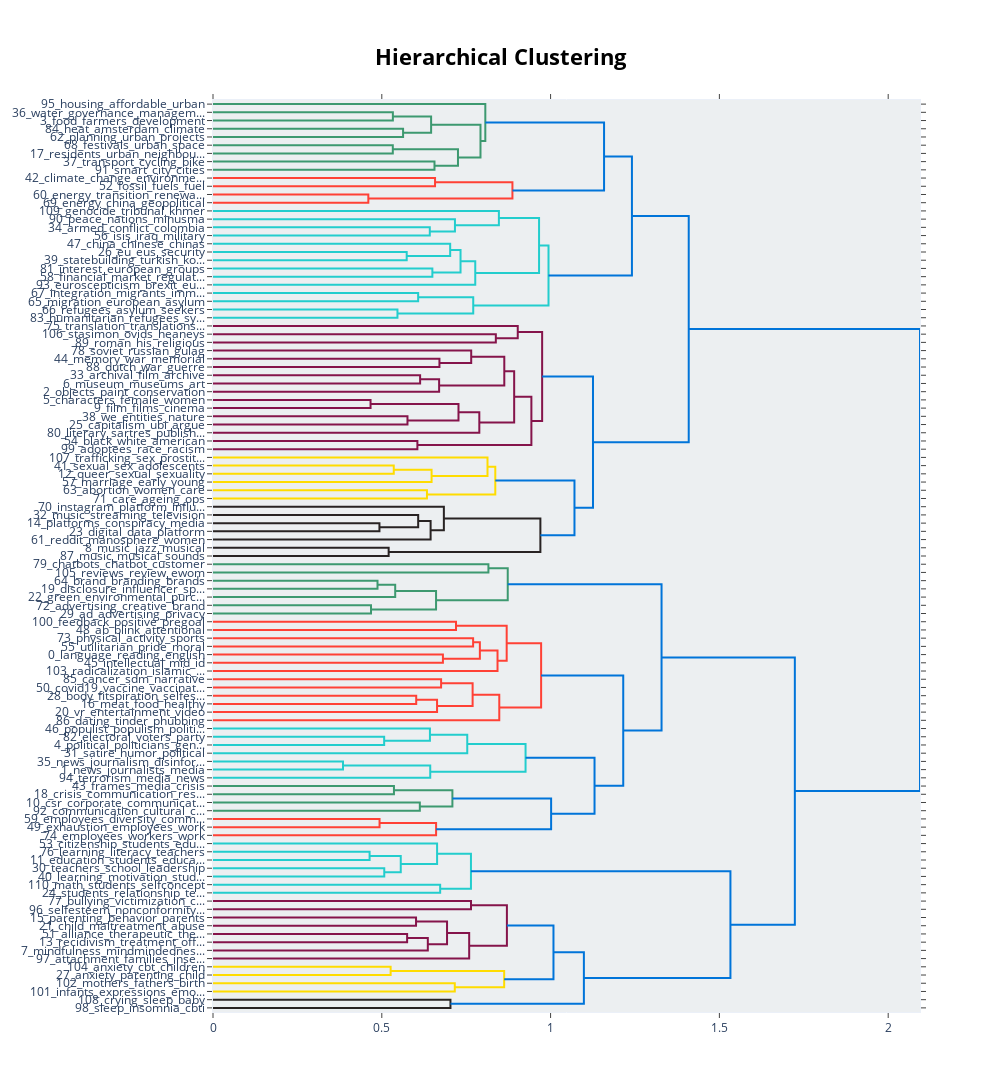

Notebook code for this chart:
### Code cell
#hierarchy
topic_model.visualize_hierarchy()

### Figure 1 — Plotly figure (JSON) as saved in the notebook; plotly's stock layout.template omitted (floating-point values rounded to 4 significant figures)
{"data": [{"hoverinfo": "text", "marker": {"color": "rgb(61,153,112)"}, "mode": "lines", "type": "scatter", "x": [0, 0.5328, 0.5328, 0], "xaxis": "x", "y": [-15, -15, -25, -25], "yaxis": "y"}, {"hoverinfo": "text", "marker": {"color": "rgb(61,153,112)"}, "mode": "lines", "type": "scatter", "x": [0, 0.563, 0.563, 0], "xaxis": "x", "y": [-35, -35, -45, -45], "yaxis": "y"}, {"hoverinfo": "text", "marker": {"color": "rgb(61,153,112)"}, "mode": "lines", "type": "scatter", "x": [0.5328, 0.6461, 0.6461, 0.563], "xaxis": "x", "y": [-20, -20, -40, -40], "yaxis": "y"}, {"hoverinfo": "text", "marker": {"color": "rgb(61,153,112)"}, "mode": "lines", "type": "scatter", "x": [0, 0.5326, 0.5326, 0], "xaxis": "x", "y": [-55, -55, -65, -65], "yaxis": "y"}, {"hoverinfo": "text", "marker": {"color": "rgb(61,153,112)"}, "mode": "lines", "type": "scatter", "x": [0, 0.6561, 0.6561, 0], "xaxis": "x", "y": [-75, -75, -85, -85], "yaxis": "y"}, {"hoverinfo": "text", "marker": {"color": "rgb(61,153,112)"}, "mode": "lines", "type": "scatter", "x": [0.5326, 0.7256, 0.7256, 0.6561], "xaxis": "x", "y": [-60, -60, -80, -80], "yaxis": "y"}, {"hoverinfo": "text", "marker": {"color": "rgb(61,153,112)"}, "mode": "lines", "type": "scatter", "x": [0.6461, 0.7923, 0.7923, 0.7256], "xaxis": "x", "y": [-30, -30, -70, -70], "yaxis": "y"}, {"hoverinfo": "text", "marker": {"color": "rgb(61,153,112)"}, "mode": "lines", "type": "scatter", "x": [0, 0.8066, 0.8066, 0.7923], "xaxis": "x", "y": [-5, -5, -50, -50], "yaxis": "y"}, {"hoverinfo": "text", "marker": {"color": "rgb(255,65,54)"}, "mode": "lines", "type": "scatter", "x": [0, 0.6577, 0.6577, 0], "xaxis": "x", "y": [-95, -95, -105, -105], "yaxis": "y"}, {"hoverinfo": "text", "marker": {"color": "rgb(255,65,54)"}, "mode": "lines", "type": "scatter", "x": [0, 0.4601, 0.4601, 0], "xaxis": "x", "y": [-115, -115, -125, -125], "yaxis": "y"}, {"hoverinfo": "text", "marker": {"color": "rgb(255,65,54)"}, "mode": "lines", "type": "scatter", "x": [0.6577, 0.8869, 0.8869, 0.4601], "xaxis": "x", "y": [-100, -100, -120, -120], "yaxis": "y"}, {"hoverinfo": "text", "marker": {"color": "rgb(0,116,217)"}, "mode": "lines", "type": "scatter", "x": [0.8066, 1.158, 1.158, 0.8869], "xaxis": "x", "y": [-27.5, -27.5, -110, -110], "yaxis": "y"}, {"hoverinfo": "text", "marker": {"color": "rgb(35,205,205)"}, "mode": "lines", "type": "scatter", "x": [0, 0.6422, 0.6422, 0], "xaxis": "x", "y": [-155, -155, -165, -165], "yaxis": "y"}, {"hoverinfo": "text", "marker": {"color": "rgb(35,205,205)"}, "mode": "lines", "type": "scatter", "x": [0, 0.7167, 0.7167, 0.6422], "xaxis": "x", "y": [-145, -145, -160, -160], "yaxis": "y"}, {"hoverinfo": "text", "marker": {"color": "rgb(35,205,205)"}, "mode": "lines", "type": "scatter", "x": [0, 0.8468, 0.8468, 0.7167], "xaxis": "x", "y": [-135, -135, -152.5, -152.5], "yaxis": "y"}, {"hoverinfo": "text", "marker": {"color": "rgb(35,205,205)"}, "mode": "lines", "type": "scatter", "x": [0, 0.5738, 0.5738, 0], "xaxis": "x", "y": [-185, -185, -195, -195], "yaxis": "y"}, {"hoverinfo": "text", "marker": {"color": "rgb(35,205,205)"}, "mode": "lines", "type": "scatter", "x": [0, 0.7026, 0.7026, 0.5738], "xaxis": "x", "y": [-175, -175, -190, -190], "yaxis": "y"}, {"hoverinfo": "text", "marker": {"color": "rgb(35,205,205)"}, "mode": "lines", "type": "scatter", "x": [0, 0.6498, 0.6498, 0], "xaxis": "x", "y": [-205, -205, -215, -215], "yaxis": "y"}, {"hoverinfo": "text", "marker": {"color": "rgb(35,205,205)"}, "mode": "lines", "type": "scatter", "x": [0.7026, 0.7332, 0.7332, 0.6498], "xaxis": "x", "y": [-182.5, -182.5, -210, -210], "yaxis": "y"}, {"hoverinfo": "text", "marker": {"color": "rgb(35,205,205)"}, "mode": "lines", "type": "scatter", "x": [0.7332, 0.7768, 0.7768, 0], "xaxis": "x", "y": [-196.2, -196.2, -225, -225], "yaxis": "y"}, {"hoverinfo": "text", "marker": {"color": "rgb(35,205,205)"}, "mode": "lines", "type": "scatter", "x": [0.8468, 0.9658, 0.9658, 0.7768], "xaxis": "x", "y": [-143.8, -143.8, -210.6, -210.6], "yaxis": "y"}, {"hoverinfo": "text", "marker": {"color": "rgb(35,205,205)"}, "mode": "lines", "type": "scatter", "x": [0, 0.6077, 0.6077, 0], "xaxis": "x", "y": [-235, -235, -245, -245], "yaxis": "y"}, {"hoverinfo": "text", "marker": {"color": "rgb(35,205,205)"}, "mode": "lines", "type": "scatter", "x": [0, 0.5464, 0.5464, 0], "xaxis": "x", "y": [-255, -255, -265, -265], "yaxis": "y"}, {"hoverinfo": "text", "marker": {"color": "rgb(35,205,205)"}, "mode": "lines", "type": "scatter", "x": [0.6077, 0.7709, 0.7709, 0.5464], "xaxis": "x", "y": [-240, -240, -260, -260], "yaxis": "y"}, {"hoverinfo": "text", "marker": {"color": "rgb(35,205,205)"}, "mode": "lines", "type": "scatter", "x": [0.9658, 0.9938, 0.9938, 0.7709], "xaxis": "x", "y": [-177.2, -177.2, -250, -250], "yaxis": "y"}, {"hoverinfo": "text", "marker": {"color": "rgb(0,116,217)"}, "mode": "lines", "type": "scatter", "x": [1.158, 1.241, 1.241, 0.9938], "xaxis": "x", "y": [-68.75, -68.75, -213.6, -213.6], "yaxis": "y"}, {"hoverinfo": "text", "marker": {"color": "rgb(133,20,75)"}, "mode": "lines", "type": "scatter", "x": [0, 0.8378, 0.8378, 0], "xaxis": "x", "y": [-285, -285, -295, -295], "yaxis": "y"}, {"hoverinfo": "text", "marker": {"color": "rgb(133,20,75)"}, "mode": "lines", "type": "scatter", "x": [0, 0.9027, 0.9027, 0.8378], "xaxis": "x", "y": [-275, -275, -290, -290], "yaxis": "y"}, {"hoverinfo": "text", "marker": {"color": "rgb(133,20,75)"}, "mode": "lines", "type": "scatter", "x": [0, 0.6708, 0.6708, 0], "xaxis": "x", "y": [-315, -315, -325, -325], "yaxis": "y"}, {"hoverinfo": "text", "marker": {"color": "rgb(133,20,75)"}, "mode": "lines", "type": "scatter", "x": [0, 0.7648, 0.7648, 0.6708], "xaxis": "x", "y": [-305, -305, -320, -320], "yaxis": "y"}, {"hoverinfo": "text", "marker": {"color": "rgb(133,20,75)"}, "mode": "lines", "type": "scatter", "x": [0, 0.6135, 0.6135, 0], "xaxis": "x", "y": [-335, -335, -345, -345], "yaxis": "y"}, {"hoverinfo": "text", "marker": {"color": "rgb(133,20,75)"}, "mode": "lines", "type": "scatter", "x": [0.6135, 0.6698, 0.6698, 0], "xaxis": "x", "y": [-340, -340, -355, -355], "yaxis": "y"}, {"hoverinfo": "text", "marker": {"color": "rgb(133,20,75)"}, "mode": "lines", "type": "scatter", "x": [0.7648, 0.8628, 0.8628, 0.6698], "xaxis": "x", "y": [-312.5, -312.5, -347.5, -347.5], "yaxis": "y"}, {"hoverinfo": "text", "marker": {"color": "rgb(133,20,75)"}, "mode": "lines", "type": "scatter", "x": [0, 0.4667, 0.4667, 0], "xaxis": "x", "y": [-365, -365, -375, -375], "yaxis": "y"}, {"hoverinfo": "text", "marker": {"color": "rgb(133,20,75)"}, "mode": "lines", "type": "scatter", "x": [0, 0.5761, 0.5761, 0], "xaxis": "x", "y": [-385, -385, -395, -395], "yaxis": "y"}, {"hoverinfo": "text", "marker": {"color": "rgb(133,20,75)"}, "mode": "lines", "type": "scatter", "x": [0.4667, 0.7272, 0.7272, 0.5761], "xaxis": "x", "y": [-370, -370, -390, -390], "yaxis": "y"}, {"hoverinfo": "text", "marker": {"color": "rgb(133,20,75)"}, "mode": "lines", "type": "scatter", "x": [0.7272, 0.7889, 0.7889, 0], "xaxis": "x", "y": [-380, -380, -405, -405], "yaxis": "y"}, {"hoverinfo": "text", "marker": {"color": "rgb(133,20,75)"}, "mode": "lines", "type": "scatter", "x": [0.8628, 0.8921, 0.8921, 0.7889], "xaxis": "x", "y": [-330, -330, -392.5, -392.5], "yaxis": "y"}, {"hoverinfo": "text", "marker": {"color": "rgb(133,20,75)"}, "mode": "lines", "type": "scatter", "x": [0, 0.6054, 0.6054, 0], "xaxis": "x", "y": [-415, -415, -425, -425], "yaxis": "y"}, {"hoverinfo": "text", "marker": {"color": "rgb(133,20,75)"}, "mode": "lines", "type": "scatter", "x": [0.8921, 0.9431, 0.9431, 0.6054], "xaxis": "x", "y": [-361.2, -361.2, -420, -420], "yaxis": "y"}, {"hoverinfo": "text", "marker": {"color": "rgb(133,20,75)"}, "mode": "lines", "type": "scatter", "x": [0.9027, 0.975, 0.975, 0.9431], "xaxis": "x", "y": [-282.5, -282.5, -390.6, -390.6], "yaxis": "y"}, {"hoverinfo": "text", "marker": {"color": "rgb(255,220,0)"}, "mode": "lines", "type": "scatter", "x": [0, 0.5354, 0.5354, 0], "xaxis": "x", "y": [-445, -445, -455, -455], "yaxis": "y"}, {"hoverinfo": "text", "marker": {"color": "rgb(255,220,0)"}, "mode": "lines", "type": "scatter", "x": [0.5354, 0.6475, 0.6475, 0], "xaxis": "x", "y": [-450, -450, -465, -465], "yaxis": "y"}, {"hoverinfo": "text", "marker": {"color": "rgb(255,220,0)"}, "mode": "lines", "type": "scatter", "x": [0, 0.8131, 0.8131, 0.6475], "xaxis": "x", "y": [-435, -435, -457.5, -457.5], "yaxis": "y"}, {"hoverinfo": "text", "marker": {"color": "rgb(255,220,0)"}, "mode": "lines", "type": "scatter", "x": [0, 0.6337, 0.6337, 0], "xaxis": "x", "y": [-475, -475, -485, -485], "yaxis": "y"}, {"hoverinfo": "text", "marker": {"color": "rgb(255,220,0)"}, "mode": "lines", "type": "scatter", "x": [0.8131, 0.8362, 0.8362, 0.6337], "xaxis": "x", "y": [-446.2, -446.2, -480, -480], "yaxis": "y"}, {"hoverinfo": "text", "marker": {"color": "rgb(40,35,35)"}, "mode": "lines", "type": "scatter", "x": [0, 0.493, 0.493, 0], "xaxis": "x", "y": [-515, -515, -525, -525], "yaxis": "y"}, {"hoverinfo": "text", "marker": {"color": "rgb(40,35,35)"}, "mode": "lines", "type": "scatter", "x": [0, 0.6078, 0.6078, 0.493], "xaxis": "x", "y": [-505, -505, -520, -520], "yaxis": "y"}, {"hoverinfo": "text", "marker": {"color": "rgb(40,35,35)"}, "mode": "lines", "type": "scatter", "x": [0.6078, 0.6446, 0.6446, 0], "xaxis": "x", "y": [-512.5, -512.5, -535, -535], "yaxis": "y"}, {"hoverinfo": "text", "marker": {"color": "rgb(40,35,35)"}, "mode": "lines", "type": "scatter", "x": [0, 0.6839, 0.6839, 0.6446], "xaxis": "x", "y": [-495, -495, -523.8, -523.8], "yaxis": "y"}, {"hoverinfo": "text", "marker": {"color": "rgb(40,35,35)"}, "mode": "lines", "type": "scatter", "x": [0, 0.5203, 0.5203, 0], "xaxis": "x", "y": [-545, -545, -555, -555], "yaxis": "y"}, {"hoverinfo": "text", "marker": {"color": "rgb(40,35,35)"}, "mode": "lines", "type": "scatter", "x": [0.6839, 0.9698, 0.9698, 0.5203], "xaxis": "x", "y": [-509.4, -509.4, -550, -550], "yaxis": "y"}, {"hoverinfo": "text", "marker": {"color": "rgb(0,116,217)"}, "mode": "lines", "type": "scatter", "x": [0.8362, 1.071, 1.071, 0.9698], "xaxis": "x", "y": [-463.1, -463.1, -529.7, -529.7], "yaxis": "y"}, {"hoverinfo": "text", "marker": {"color": "rgb(0,116,217)"}, "mode": "lines", "type": "scatter", "x": [0.975, 1.126, 1.126, 1.071], "xaxis": "x", "y": [-336.6, -336.6, -496.4, -496.4], "yaxis": "y"}, {"hoverinfo": "text", "marker": {"color": "rgb(0,116,217)"}, "mode": "lines", "type": "scatter", "x": [1.241, 1.409, 1.409, 1.126], "xaxis": "x", "y": [-141.2, -141.2, -416.5, -416.5], "yaxis": "y"}, {"hoverinfo": "text", "marker": {"color": "rgb(61,153,112)"}, "mode": "lines", "type": "scatter", "x": [0, 0.8158, 0.8158, 0], "xaxis": "x", "y": [-565, -565, -575, -575], "yaxis": "y"}, {"hoverinfo": "text", "marker": {"color": "rgb(61,153,112)"}, "mode": "lines", "type": "scatter", "x": [0, 0.4873, 0.4873, 0], "xaxis": "x", "y": [-585, -585, -595, -595], "yaxis": "y"}, {"hoverinfo": "text", "marker": {"color": "rgb(61,153,112)"}, "mode": "lines", "type": "scatter", "x": [0.4873, 0.5397, 0.5397, 0], "xaxis": "x", "y": [-590, -590, -605, -605], "yaxis": "y"}, {"hoverinfo": "text", "marker": {"color": "rgb(61,153,112)"}, "mode": "lines", "type": "scatter", "x": [0, 0.4681, 0.4681, 0], "xaxis": "x", "y": [-615, -615, -625, -625], "yaxis": "y"}, {"hoverinfo": "text", "marker": {"color": "rgb(61,153,112)"}, "mode": "lines", "type": "scatter", "x": [0.5397, 0.6607, 0.6607, 0.4681], "xaxis": "x", "y": [-597.5, -597.5, -620, -620], "yaxis": "y"}, {"hoverinfo": "text", "marker": {"color": "rgb(61,153,112)"}, "mode": "lines", "type": "scatter", "x": [0.8158, 0.8731, 0.8731, 0.6607], "xaxis": "x", "y": [-570, -570, -608.8, -608.8], "yaxis": "y"}, {"hoverinfo": "text", "marker": {"color": "rgb(255,65,54)"}, "mode": "lines", "type": "scatter", "x": [0, 0.7198, 0.7198, 0], "xaxis": "x", "y": [-635, -635, -645, -645], "yaxis": "y"}, {"hoverinfo": "text", "marker": {"color": "rgb(255,65,54)"}, "mode": "lines", "type": "scatter", "x": [0, 0.7705, 0.7705, 0], "xaxis": "x", "y": [-655, -655, -665, -665], "yaxis": "y"}, {"hoverinfo": "text", "marker": {"color": "rgb(255,65,54)"}, "mode": "lines", "type": "scatter", "x": [0, 0.6811, 0.6811, 0], "xaxis": "x", "y": [-675, -675, -685, -685], "yaxis": "y"}, {"hoverinfo": "text", "marker": {"color": "rgb(255,65,54)"}, "mode": "lines", "type": "scatter", "x": [0.7705, 0.7905, 0.7905, 0.6811], "xaxis": "x", "y": [-660, -660, -680, -680], "yaxis": "y"}, {"hoverinfo": "text", "marker": {"color": "rgb(255,65,54)"}, "mode": "lines", "type": "scatter", "x": [0.7905, 0.8428, 0.8428, 0], "xaxis": "x", "y": [-670, -670, -695, -695], "yaxis": "y"}, {"hoverinfo": "text", "marker": {"color": "rgb(255,65,54)"}, "mode": "lines", "type": "scatter", "x": [0.7198, 0.8699, 0.8699, 0.8428], "xaxis": "x", "y": [-640, -640, -682.5, -682.5], "yaxis": "y"}, {"hoverinfo": "text", "marker": {"color": "rgb(255,65,54)"}, "mode": "lines", "type": "scatter", "x": [0, 0.6757, 0.6757, 0], "xaxis": "x", "y": [-705, -705, -715, -715], "yaxis": "y"}, {"hoverinfo": "text", "marker": {"color": "rgb(255,65,54)"}, "mode": "lines", "type": "scatter", "x": [0, 0.6019, 0.6019, 0], "xaxis": "x", "y": [-725, -725, -735, -735], "yaxis": "y"}, {"hoverinfo": "text", "marker": {"color": "rgb(255,65,54)"}, "mode": "lines", "type": "scatter", "x": [0.6019, 0.6637, 0.6637, 0], "xaxis": "x", "y": [-730, -730, -745, -745], "yaxis": "y"}, {"hoverinfo": "text", "marker": {"color": "rgb(255,65,54)"}, "mode": "lines", "type": "scatter", "x": [0.6757, 0.769, 0.769, 0.6637], "xaxis": "x", "y": [-710, -710, -737.5, -737.5], "yaxis": "y"}, {"hoverinfo": "text", "marker": {"color": "rgb(255,65,54)"}, "mode": "lines", "type": "scatter", "x": [0.769, 0.848, 0.848, 0], "xaxis": "x", "y": [-723.8, -723.8, -755, -755], "yaxis": "y"}, {"hoverinfo": "text", "marker": {"color": "rgb(255,65,54)"}, "mode": "lines", "type": "scatter", "x": [0.8699, 0.9719, 0.9719, 0.848], "xaxis": "x", "y": [-661.2, -661.2, -739.4, -739.4], "yaxis": "y"}, {"hoverinfo": "text", "marker": {"color": "rgb(35,205,205)"}, "mode": "lines", "type": "scatter", "x": [0, 0.507, 0.507, 0], "xaxis": "x", "y": [-775, -775, -785, -785], "yaxis": "y"}, {"hoverinfo": "text", "marker": {"color": "rgb(35,205,205)"}, "mode": "lines", "type": "scatter", "x": [0, 0.6426, 0.6426, 0.507], "xaxis": "x", "y": [-765, -765, -780, -780], "yaxis": "y"}, {"hoverinfo": "text", "marker": {"color": "rgb(35,205,205)"}, "mode": "lines", "type": "scatter", "x": [0.6426, 0.7531, 0.7531, 0], "xaxis": "x", "y": [-772.5, -772.5, -795, -795], "yaxis": "y"}, {"hoverinfo": "text", "marker": {"color": "rgb(35,205,205)"}, "mode": "lines", "type": "scatter", "x": [0, 0.3851, 0.3851, 0], "xaxis": "x", "y": [-805, -805, -815, -815], "yaxis": "y"}, {"hoverinfo": "text", "marker": {"color": "rgb(35,205,205)"}, "mode": "lines", "type": "scatter", "x": [0.3851, 0.6435, 0.6435, 0], "xaxis": "x", "y": [-810, -810, -825, -825], "yaxis": "y"}, {"hoverinfo": "text", "marker": {"color": "rgb(35,205,205)"}, "mode": "lines", "type": "scatter", "x": [0.7531, 0.9259, 0.9259, 0.6435], "xaxis": "x", "y": [-783.8, -783.8, -817.5, -817.5], "yaxis": "y"}, {"hoverinfo": "text", "marker": {"color": "rgb(61,153,112)"}, "mode": "lines", "type": "scatter", "x": [0, 0.536, 0.536, 0], "xaxis": "x", "y": [-835, -835, -845, -845], "yaxis": "y"}, {"hoverinfo": "text", "marker": {"color": "rgb(61,153,112)"}, "mode": "lines", "type": "scatter", "x": [0, 0.6126, 0.6126, 0], "xaxis": "x", "y": [-855, -855, -865, -865], "yaxis": "y"}, {"hoverinfo": "text", "marker": {"color": "rgb(61,153,112)"}, "mode": "lines", "type": "scatter", "x": [0.536, 0.7091, 0.7091, 0.6126], "xaxis": "x", "y": [-840, -840, -860, -860], "yaxis": "y"}, {"hoverinfo": "text", "marker": {"color": "rgb(255,65,54)"}, "mode": "lines", "type": "scatter", "x": [0, 0.4934, 0.4934, 0], "xaxis": "x", "y": [-875, -875, -885, -885], "yaxis": "y"}, {"hoverinfo": "text", "marker": {"color": "rgb(255,65,54)"}, "mode": "lines", "type": "scatter", "x": [0.4934, 0.6608, 0.6608, 0], "xaxis": "x", "y": [-880, -880, -895, -895], "yaxis": "y"}, {"hoverinfo": "text", "marker": {"color": "rgb(0,116,217)"}, "mode": "lines", "type": "scatter", "x": [0.7091, 1.002, 1.002, 0.6608], "xaxis": "x", "y": [-850, -850, -887.5, -887.5], "yaxis": "y"}, {"hoverinfo": "text", "marker": {"color": "rgb(0,116,217)"}, "mode": "lines", "type": "scatter", "x": [0.9259, 1.13, 1.13, 1.002], "xaxis": "x", "y": [-800.6, -800.6, -868.8, -868.8], "yaxis": "y"}, {"hoverinfo": "text", "marker": {"color": "rgb(0,116,217)"}, "mode": "lines", "type": "scatter", "x": [0.9719, 1.215, 1.215, 1.13], "xaxis": "x", "y": [-700.3, -700.3, -834.7, -834.7], "yaxis": "y"}, {"hoverinfo": "text", "marker": {"color": "rgb(0,116,217)"}, "mode": "lines", "type": "scatter", "x": [0.8731, 1.329, 1.329, 1.215], "xaxis": "x", "y": [-589.4, -589.4, -767.5, -767.5], "yaxis": "y"}, {"hoverinfo": "text", "marker": {"color": "rgb(35,205,205)"}, "mode": "lines", "type": "scatter", "x": [0, 0.4639, 0.4639, 0], "xaxis": "x", "y": [-915, -915, -925, -925], "yaxis": "y"}, {"hoverinfo": "text", "marker": {"color": "rgb(35,205,205)"}, "mode": "lines", "type": "scatter", "x": [0, 0.5073, 0.5073, 0], "xaxis": "x", "y": [-935, -935, -945, -945], "yaxis": "y"}, {"hoverinfo": "text", "marker": {"color": "rgb(35,205,205)"}, "mode": "lines", "type": "scatter", "x": [0.4639, 0.5561, 0.5561, 0.5073], "xaxis": "x", "y": [-920, -920, -940, -940], "yaxis": "y"}, {"hoverinfo": "text", "marker": {"color": "rgb(35,205,205)"}, "mode": "lines", "type": "scatter", "x": [0, 0.6638, 0.6638, 0.5561], "xaxis": "x", "y": [-905, -905, -930, -930], "yaxis": "y"}, {"hoverinfo": "text", "marker": {"color": "rgb(35,205,205)"}, "mode": "lines", "type": "scatter", "x": [0, 0.6729, 0.6729, 0], "xaxis": "x", "y": [-955, -955, -965, -965], "yaxis": "y"}, {"hoverinfo": "text", "marker": {"color": "rgb(35,205,205)"}, "mode": "lines", "type": "scatter", "x": [0.6638, 0.7641, 0.7641, 0.6729], "xaxis": "x", "y": [-917.5, -917.5, -960, -960], "yaxis": "y"}, {"hoverinfo": "text", "marker": {"color": "rgb(133,20,75)"}, "mode": "lines", "type": "scatter", "x": [0, 0.7643, 0.7643, 0], "xaxis": "x", "y": [-975, -975, -985, -985], "yaxis": "y"}, {"hoverinfo": "text", "marker": {"color": "rgb(133,20,75)"}, "mode": "lines", "type": "scatter", "x": [0, 0.6014, 0.6014, 0], "xaxis": "x", "y": [-995, -995, -1005, -1005], "yaxis": "y"}, {"hoverinfo": "text", "marker": {"color": "rgb(133,20,75)"}, "mode": "lines", "type": "scatter", "x": [0, 0.575, 0.575, 0], "xaxis": "x", "y": [-1015, -1015, -1025, -1025], "yaxis": "y"}, {"hoverinfo": "text", "marker": {"color": "rgb(133,20,75)"}, "mode": "lines", "type": "scatter", "x": [0.575, 0.6363, 0.6363, 0], "xaxis": "x", "y": [-1020, -1020, -1035, -1035], "yaxis": "y"}, {"hoverinfo": "text", "marker": {"color": "rgb(133,20,75)"}, "mode": "lines", "type": "scatter", "x": [0.6014, 0.6933, 0.6933, 0.6363], "xaxis": "x", "y": [-1000, -1000, -1028.0, -1028.0], "yaxis": "y"}, {"hoverinfo": "text", "marker": {"color": "rgb(133,20,75)"}, "mode": "lines", "type": "scatter", "x": [0.6933, 0.7588, 0.7588, 0], "xaxis": "x", "y": [-1014.0, -1014.0, -1045, -1045], "yaxis": "y"}, {"hoverinfo": "text", "marker": {"color": "rgb(133,20,75)"}, "mode": "lines", "type": "scatter", "x": [0.7643, 0.8706, 0.8706, 0.7588], "xaxis": "x", "y": [-980, -980, -1029.0, -1029.0], "yaxis": "y"}, {"hoverinfo": "text", "marker": {"color": "rgb(255,220,0)"}, "mode": "lines", "type": "scatter", "x": [0, 0.5262, 0.5262, 0], "xaxis": "x", "y": [-1055, -1055, -1065, -1065], "yaxis": "y"}, {"hoverinfo": "text", "marker": {"color": "rgb(255,220,0)"}, "mode": "lines", "type": "scatter", "x": [0, 0.7162, 0.7162, 0], "xaxis": "x", "y": [-1075, -1075, -1085, -1085], "yaxis": "y"}, {"hoverinfo": "text", "marker": {"color": "rgb(255,220,0)"}, "mode": "lines", "type": "scatter", "x": [0.5262, 0.8625, 0.8625, 0.7162], "xaxis": "x", "y": [-1060, -1060, -1080, -1080], "yaxis": "y"}, {"hoverinfo": "text", "marker": {"color": "rgb(0,116,217)"}, "mode": "lines", "type": "scatter", "x": [0.8706, 1.009, 1.009, 0.8625], "xaxis": "x", "y": [-1005.0, -1005.0, -1070, -1070], "yaxis": "y"}, {"hoverinfo": "text", "marker": {"color": "rgb(40,35,35)"}, "mode": "lines", "type": "scatter", "x": [0, 0.7034, 0.7034, 0], "xaxis": "x", "y": [-1095, -1095, -1105, -1105], "yaxis": "y"}, {"hoverinfo": "text", "marker": {"color": "rgb(0,116,217)"}, "mode": "lines", "type": "scatter", "x": [1.009, 1.099, 1.099, 0.7034], "xaxis": "x", "y": [-1037.0, -1037.0, -1100, -1100], "yaxis": "y"}, {"hoverinfo": "text", "marker": {"color": "rgb(0,116,217)"}, "mode": "lines", "type": "scatter", "x": [0.7641, 1.533, 1.533, 1.099], "xaxis": "x", "y": [-938.8, -938.8, -1069.0, -1069.0], "yaxis": "y"}, {"hoverinfo": "text", "marker": {"color": "rgb(0,116,217)"}, "mode": "lines", "type": "scatter", "x": [1.329, 1.724, 1.724, 1.533], "xaxis": "x", "y": [-678.4, -678.4, -1004.0, -1004.0], "yaxis": "y"}, {"hoverinfo": "text", "marker": {"color": "rgb(0,116,217)"}, "mode": "lines", "type": "scatter", "x": [1.409, 2.094, 2.094, 1.724], "xaxis": "x", "y": [-278.8, -278.8, -841.1, -841.1], "yaxis": "y"}], "layout": {"autosize": false, "height": 1865, "hoverlabel": {"bgcolor": "white", "font": {"family": "Rockwell", "size": 16}}, "hovermode": "closest", "plot_bgcolor": "#ECEFF1", "showlegend": false, "title": {"font": {"color": "Black", "size": 22}, "text": "<b>Hierarchical Clustering</b>", "x": 0.5, "xanchor": "center", "yanchor": "top"}, "width": 1000, "xaxis": {"mirror": "allticks", "rangemode": "tozero", "showgrid": false, "showline": true, "showticklabels": true, "ticks": "outside", "type": "linear", "zeroline": false}, "yaxis": {"mirror": "allticks", "range": [-1110, 0], "rangemode": "tozero", "showgrid": false, "showline": true, "showticklabels": true, "tickmode": "array", "ticks": "outside", "ticktext": ["95_housing_affordable_urban", "36_water_governance_managem...", "3_food_farmers_development", "84_heat_amsterdam_climate", "62_planning_urban_projects", "68_festivals_urban_space", "17_residents_urban_neighbou...", "37_transport_cycling_bike", "91_smart_city_cities", "42_climate_change_environme...", "52_fossil_fuels_fuel", "60_energy_transition_renewa...", "69_energy_china_geopolitical", "109_genocide_tribunal_khmer", "90_peace_nations_minusma", "34_armed_conflict_colombia", "56_isis_iraq_military", "47_china_chinese_chinas", "26_eu_eus_security", "39_statebuilding_turkish_ko...", "81_interest_european_groups", "58_financial_market_regulat...", "93_euroscepticism_brexit_eu...", "67_integration_migrants_imm...", "65_migration_european_asylum", "66_refugees_asylum_seekers", "83_humanitarian_refugees_sy...", "75_translation_translations...", "106_stasimon_ovids_heaneys", "89_roman_his_religious", "78_soviet_russian_gulag", "44_memory_war_memorial", "88_dutch_war_guerre", "33_archival_film_archive", "6_museum_museums_art", "2_objects_paint_conservation", "5_characters_female_women", "9_film_films_cinema", "38_we_entities_nature", "25_capitalism_ubi_argue", "80_literary_sartres_publish...", "54_black_white_american", "99_adoptees_race_racism", "107_trafficking_sex_prostit...", "41_sexual_sex_adolescents", "12_queer_sexual_sexuality", "57_marriage_early_young", "63_abortion_women_care", "71_care_ageing_ops", "70_instagram_platform_influ...", "32_music_streaming_television", "14_platforms_conspiracy_media", "23_digital_data_platform", "61_reddit_manosphere_women", "8_music_jazz_musical", "87_music_musical_sounds", "79_chatbots_chatbot_customer", "105_reviews_review_ewom", "64_brand_branding_brands", "19_disclosure_influencer_sp...", "22_green_environmental_purc...", "72_advertising_creative_brand", "29_ad_advertising_privacy", "100_feedback_positive_pregoal", "48_ab_blink_attentional", "73_physical_activity_sports", "55_utilitarian_pride_moral", "0_language_reading_english", "45_intellectual_mid_id", "103_radicalization_islamic_...", "85_cancer_sdm_narrative", "50_covid19_vaccine_vaccinat...", "28_body_fitspiration_selfes...", "16_meat_food_healthy", "20_vr_entertainment_video", "86_dating_tinder_phubbing", "46_populist_populism_politi...", "82_electoral_voters_party", "4_political_politicians_gen...", "31_satire_humor_political", "35_news_journalism_disinfor...", "1_news_journalists_media", "94_terrorism_media_news", "43_frames_media_crisis", "18_crisis_communication_res...", "10_csr_corporate_communicat...", "92_communication_cultural_c...", "59_employees_diversity_comm...", "49_exhaustion_employees_work", "74_employees_workers_work", "53_citizenship_students_edu...", "76_learning_literacy_teachers", "11_education_students_educa...", "30_teachers_school_leadership", "40_learning_motivation_stud...", "110_math_students_selfconcept", "24_students_relationship_te...", "77_bullying_victimization_c...", "96_selfesteem_nonconformity...", "15_parenting_behavior_parents", "21_child_maltreatment_abuse", "51_alliance_therapeutic_the...", "13_recidivism_treatment_off...", "7_mindfulness_mindmindednes...", "97_attachment_families_inse...", "104_anxiety_cbt_children", "27_anxiety_parenting_child", "102_mothers_fathers_birth", "101_infants_expressions_emo...", "108_crying_sleep_baby", "98_sleep_insomnia_cbti"], "tickvals": [-5, -15, -25, -35, -45, -55, -65, -75, -85, -95, -105, -115, -125, -135, -145, -155, -165, -175, -185, -195, -205, -215, -225, -235, -245, -255, -265, -275, -285, -295, -305, -315, -325, -335, -345, -355, -365, -375, -385, -395, -405, -415, -425, -435, -445, -455, -465, -475, -485, -495, -505, -515, -525, -535, -545, -555, -565, -575, -585, -595, -605, -615, -625, -635, -645, -655, -665, -675, -685, -695, -705, -715, -725, -735, -745, -755, -765, -775, -785, -795, -805, -815, -825, -835, -845, -855, -865, -875, -885, -895, -905, -915, -925, -935, -945, -955, -965, -975, -985, -995, -1005, -1015, -1025, -1035, -1045, -1055, -1065, -1075, -1085, -1095, -1105], "type": "linear", "zeroline": false}}}
